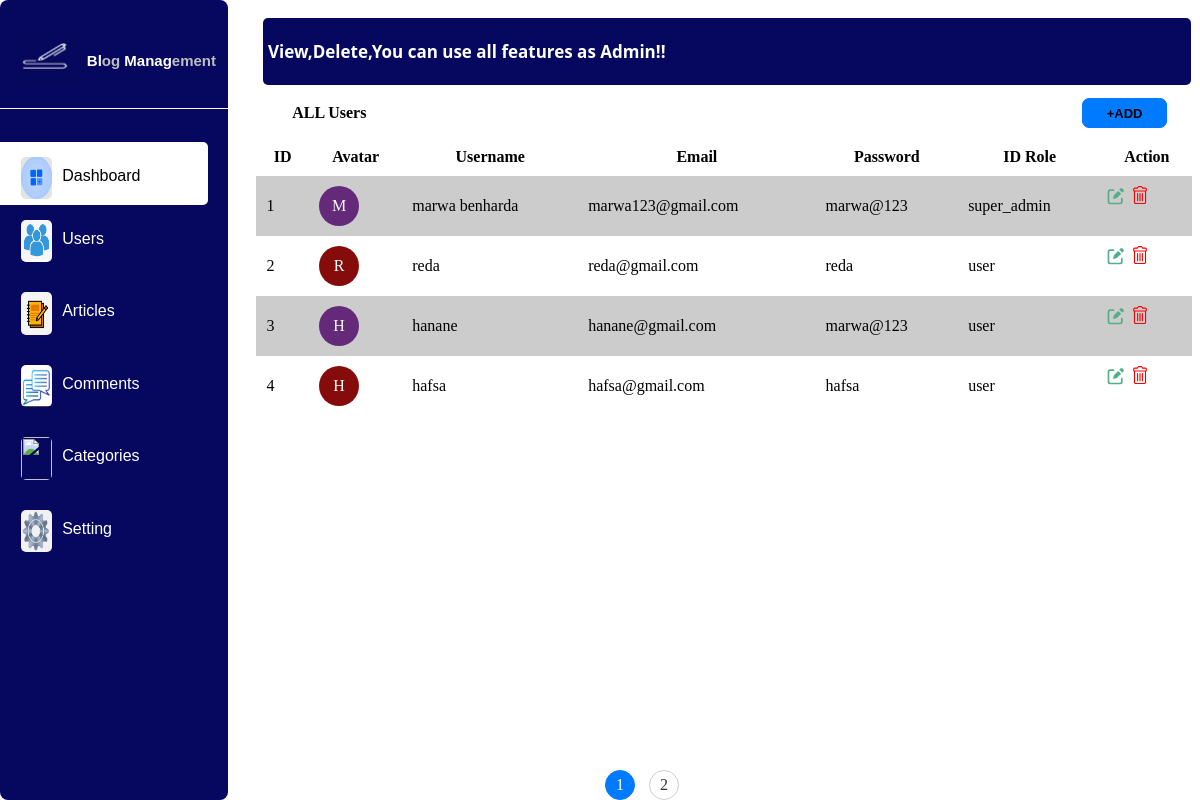
The page /dashboard/src/users/users.php on the database its author committed.
### tables this page shows
CREATE TABLE `users` (
  `ID_user` int(11) NOT NULL,
  `username` varchar(50) NOT NULL,
  `Email` varchar(255) NOT NULL,
  `pass_word` varchar(50) NOT NULL,
  `ID_role` int(11) DEFAULT NULL
);

CREATE TABLE `roles` (
  `ID_role` int(11) NOT NULL,
  `role_name` varchar(50) DEFAULT NULL
);

### dashboard/src/users/users.php (the view, shortened to what this page needs)
<?php
$con = new PDO('mysql:host=localhost;dbname=blog_db', 'root', "");
$con->setAttribute(PDO::ATTR_ERRMODE, PDO::ERRMODE_EXCEPTION);
function getUsersWithPagination($con, $offset, $limit) {
    $stmt = $con->prepare("SELECT u.*, r.role_name
                           FROM users u
                           INNER JOIN roles r ON u.ID_role = r.ID_role
                           LIMIT :limit OFFSET :offset");
    $stmt->bindParam(':limit', $limit, PDO::PARAM_INT);
    $stmt->bindParam(':offset', $offset, PDO::PARAM_INT);
    $stmt->execute();
    return $stmt->fetchAll(PDO::FETCH_ASSOC);
}
$usersPerPage = 4;
$page = isset($_GET['page']) ? $_GET['page'] : 1;
$offset = ($page - 1) * $usersPerPage;
$users = getUsersWithPagination($con, $offset, $usersPerPage);
$totalUsers = $con->query("SELECT COUNT(*) FROM users")->fetchColumn();
$totalPages = ceil($totalUsers / $usersPerPage);
?>
<!DOCTYPE html>
<html lang="en">
<head>
    <link rel="stylesheet" href="../css/test.css">
    <link rel="stylesheet" href="../output.css">
    <link rel="stylesheet" href="../css/user.css">
</head>
<body>
    <?php include '../aside2.php'; ?>
    <section class="expression">
<p>View,Delete,You can use all features as Admin!!</p>
</section>
    <div class="container scrollable-container">
        <table class="articles-table">
            <thead>
            <tr class="items">
                    <th class="title" colspan="2">ALL Users</th>
                    <th class="th" colspan="9"><a href="ajouter.php" data-page="ajouter.php" class="text-dark"><button>+ADD</button></a></th>
                </tr>
                <tr>
                    <th>ID</th>
                    <th>Avatar</th>
                    <th>Username</th>
                    <th>Email</th>
                    <th>Password</th>
                    <th>ID Role</th>
                    <th>Action</th>
                </tr>
            </thead>
            <tbody>
                <?php foreach ($users as $user): ?>
                    <tr>
                        <td><?php echo $user['ID_user']; ?></td>
                        <td>
    <?php
    $colors = ['#860B0B', '#36A2EB', '#2D6892', '#65297A', '#2B8A57'];
    $colorIndex = crc32($user['username'] . $user['ID_user']) % count($colors);
    $color = $colors[$colorIndex];
    if (isset($user['avatar']) && !empty($user['avatar']) && file_exists($user['avatar'])) {
        echo '<img src="' . $user['avatar'] . '" class="avatar" alt="Avatar">';
    } else {
        $firstLetter = strtoupper(substr($user['username'], 0, 1));
        echo '<div class="avatar-circle" style="background-color: ' . $color . ';">' . $firstLetter . '</div>';
    }
    ?>
</td>
                        <td><?php echo $user['username']; ?></td>
                        <td><?php echo $user['Email']; ?></td>
                        <td><?php echo $user['pass_word']; ?></td>
                        <td><?php echo $user['role_name']; ?></td>
                        <td class="forms">
                            <form method="get" action="edit.php" class="inline-flex">
                                <a href="edit.php?ID_user=<?php echo $user['ID_user']; ?>" class="hover:text-blue-700 p-2">
                                </a>
                            </form>
                            <form method="post" action="" class="inline-flex ml-2">
                                <button type="submit" name="delete" class="text-red-500 hover:text-red-700 p-2">
                                </button>
                            </form>
                        </td>
                    </tr>
                <?php endforeach; ?>
            </tbody>
        </table>
    </div>
    <div class="pagination">
        <?php for ($i = 1; $i <= $totalPages; $i++): ?>
            <a href="?page=<?php echo $i; ?>" class="<?php echo $page == $i ? 'active' : ''; ?>"><?php echo $i; ?></a>
        <?php endfor; ?>
    </div>
</body>
</html>

### dashboard/src/css/test.css (style rules this page uses)
.container { width: 80%; margin: 0 auto; overflow-y: auto; }
section { position: absolute; margin-top: 200px; margin-left: 305px; }
.articles-table { margin-top: 80px; width: 78%; margin-left: 130px; z-index: -1; position: absolute; }
table { height: 100px; border-collapse: collapse; border-radius: 20px; }
thead th { background-color: #ffffff; }
tbody tr:nth-child(even) { background-color: #fff; }
tbody tr:nth-child(odd) { background-color: #ccc; }
td, th { padding: 10px; }
td form { display: flex; }
td form svg { color: #54AE88; }
table { z-index: 1000; max-height: calc(100vh - 60px); overflow-y: auto; }
.pagination { position:fixed; text-align: center; bottom: 0px; left: 50%; color: #007bff; }
.pagination a { border-radius: 60px; display: inline-block; padding: 5px 10px; margin: 0 5px; border: 1px solid #ccc; text-decoration: none; color: #333; }
.pagination a.active { border-radius: 60px; background-color: #007bff; color: #fff; border: 1px solid #007bff; }
.container .th a button { border: 1px solid #007bff; color: black; width: 85px; height: 30px; background-color: #007bff; font-weight: bolder; font-size: 13px; border-radius: 7px; margin-left: 85%; }
.forms { display: flex; padding: 5px; }
.forms button { padding: 5px; border: 1px solid white; }
.container tbody tr button { border: none; border-radius: 0; border-width: 0; outline: none; background-color:white; width: 0px; height: 0px; }
tbody tr:nth-child(odd) button { background-color: #ccc; }

### dashboard/src/css/user.css (style rules this page uses)
body { display: block; }
.expression { background-color: #05085E; width: 76.5vw; border-radius: 5px; color: white; margin-top: 10px; position: absolute; margin-left: 255px; padding: 5px; }
.expression p { font-weight: bolder; font-size: 17px; position: relative; font-family: system-ui, -apple-system, BlinkMacSystemFont, 'Segoe UI', Roboto, Oxygen, Ubuntu, Cantarell, 'Open Sans', 'Helvetica Neue', sans-serif; }

### dashboard/src/users/users.php (style rules this page uses)
.container tbody tr button { border: none; border-radius: 0; border-width: 0; outline: none; background-color:white; width: 0px; height: 0px; }
tbody tr:nth-child(odd) button { background-color: #ccc; }
.avatar-circle { width: 40px; height: 40px; border-radius: 50%; background-color: #ccc; display: flex; align-items: center; justify-content: center; font-size: 16px; color: #fff; }

### rows shown on the page
users: ID_user "1", username "M", username "marwa benharda", Email "marwa123@gmail.com", pass_word "marwa@123", ID_role.role_name "super_admin"
users: ID_user "2", username "R", username "reda", Email "reda@gmail.com", pass_word "reda", ID_role.role_name "user"
users: ID_user "3", username "H", username "hanane", Email "hanane@gmail.com", pass_word "marwa@123", ID_role.role_name "user"
users: ID_user "4", username "H", username "hafsa", Email "hafsa@gmail.com", pass_word "hafsa", ID_role.role_name "user"
